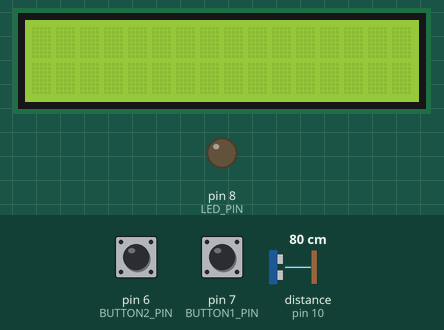
This sketch was run on a simulated Arduino Uno, built with avr-gcc and run on an emulated ATmega328P. On the bench: 16×2 character LCD, output pins drawn as LEDs (lit = HIGH). Dashed ring = blinking. The test bench sets the inputs (shaded band); at power-on: pin 6 (BUTTON2_PIN) HIGH, pin 7 (BUTTON1_PIN) HIGH, distance to the obstacle (sensor on pin 10) 80 cm. The echo pulse lasts 58.3 µs per cm; pins used as bus, display or sensor lines are not drawn.

Above: at 1.2 s.
1.3 s: pin 6 (BUTTON2_PIN) pulled LOW for 0.15 s
At 2.1 s:
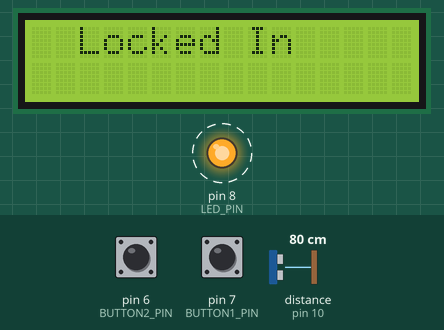
4.3 s: pin 7 (BUTTON1_PIN) pulled LOW for 0.15 s
At 5.6 s:
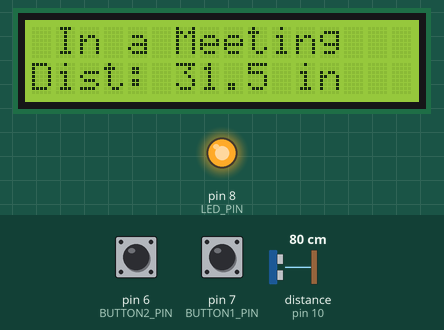
6.1 s: pin 7 (BUTTON1_PIN) pulled LOW for 1 s
At 7.0 s:
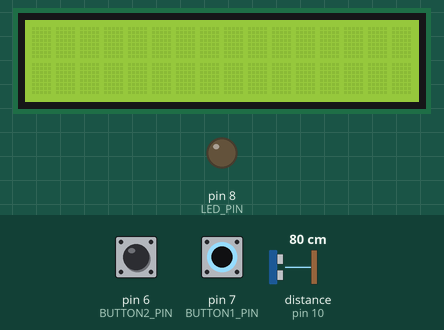
8.6 s: pin 7 (BUTTON1_PIN) pulled LOW for 3.2 s
At 8.78 s:
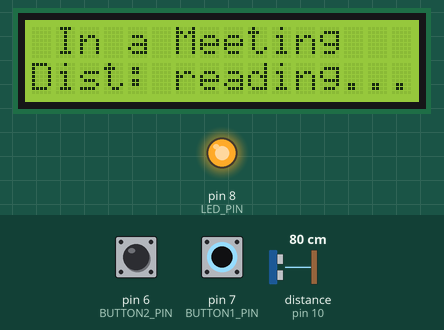
13.3 s: distance to the obstacle (sensor on pin 10) set to 2 cm
At 15.3 s:
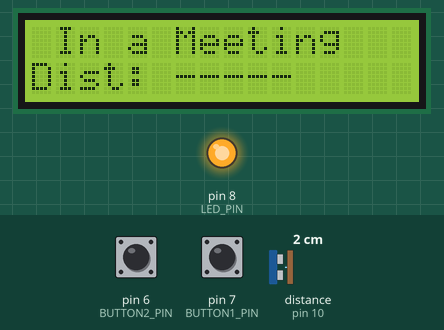
15.9 s: distance to the obstacle (sensor on pin 10) set to 4 cm
At 16.4 s:
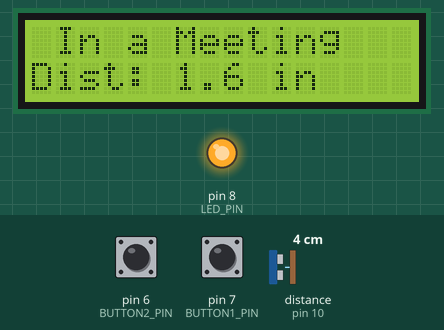
Timing chart, 0 to 18.4 s (numbered marks = the images above; inputs shaded):
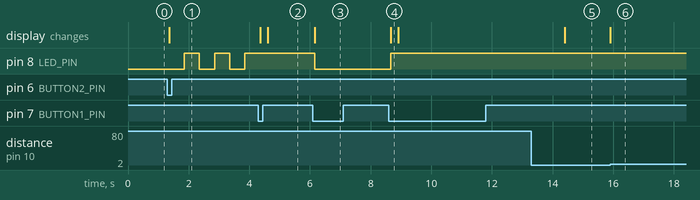

The sketch:

desk_status_indicator.ino
```cpp
// include the library
#include <LiquidCrystal.h>

// Creates an LCD object. Parameters: (rs, enable, d4, d5, d6, d7)
LiquidCrystal lcd(12, 11, 5, 4, 3, 2);

const int BUTTON1_PIN    = 7;
const int BUTTON2_PIN    = 6;
const int LED_PIN        = 8;
const int TRIG_PIN       = 9;
const int ECHO_PIN       = 10;

const int FLASH_INTERVAL = 500;  // ms between LED toggles when flashing
const int DIST_INTERVAL  = 250;  // ms between distance reads

enum State { OFF, ON_CALL, LOCKED_IN };
State currentState = OFF;

bool lastButton1 = HIGH;
bool lastButton2 = HIGH;

unsigned long lastFlashTime = 0;
unsigned long lastDistTime  = 0;
bool ledOn = false;

float lastValidInches = -1;
int   missCnt         = 0;
const int MAX_MISSES  = 5; // show "-----" only after this many consecutive misses

void showOff() {
  lcd.clear();
  digitalWrite(LED_PIN, LOW);
  ledOn = false;
}

void showOnCall() {
  lcd.clear();
  lcd.print(" In a Meeting   ");
  lcd.setCursor(0, 1);
  lcd.print("Dist: reading...");
  digitalWrite(LED_PIN, HIGH);
  ledOn = true;
}

void showLockedIn() {
  lcd.clear();
  lcd.print("  Locked In     ");
  digitalWrite(LED_PIN, LOW);
  ledOn = false;
  lastFlashTime = millis();
}

float readDistanceInches() {
  // Send 10µs trigger pulse
  digitalWrite(TRIG_PIN, LOW);
  delayMicroseconds(2);
  digitalWrite(TRIG_PIN, HIGH);
  delayMicroseconds(10);
  digitalWrite(TRIG_PIN, LOW);

  // Measure how long the echo pin stays HIGH (timeout after 38ms covers full 400cm range)
  long duration = pulseIn(ECHO_PIN, HIGH, 38000);

  // duration / 148 converts microseconds to inches (speed of sound)
  return duration / 148.0;
}

void updateDistance() {
  float inches = readDistanceInches();

  lcd.setCursor(0, 1);
  if (inches >= 0.8 && inches <= 157) {
    lastValidInches = inches;
    missCnt = 0;
    lcd.print("Dist: ");
    lcd.print(inches, 1);
    lcd.print(" in      "); // trailing spaces clear stale characters
  } else {
    missCnt++;
    if (missCnt < MAX_MISSES && lastValidInches > 0) {
      // Hold last good reading while glitching — avoids flicker
      lcd.print("Dist: ");
      lcd.print(lastValidInches, 1);
      lcd.print(" in      ");
    } else {
      lcd.print("Dist: -----      ");
    }
  }
}

void setup() {
  lcd.begin(16, 2);

  pinMode(BUTTON1_PIN, INPUT_PULLUP);
  pinMode(BUTTON2_PIN, INPUT_PULLUP);
  pinMode(LED_PIN, OUTPUT);

  pinMode(TRIG_PIN, OUTPUT);
  pinMode(ECHO_PIN, INPUT);

  showOff();
}

void loop() {
  bool b1 = digitalRead(BUTTON1_PIN);
  bool b2 = digitalRead(BUTTON2_PIN);

  // Button 1 — On a Call
  if (b1 == LOW && lastButton1 == HIGH) {
    delay(50); // debounce
    if (currentState == ON_CALL) {
      currentState = OFF;
      showOff();
    } else {
      currentState = ON_CALL;
      showOnCall();
      lastDistTime = millis();
    }
  }

  // Button 2 — Locked In
  if (b2 == LOW && lastButton2 == HIGH) {
    delay(50); // debounce
    if (currentState == LOCKED_IN) {
      currentState = OFF;
      showOff();
    } else {
      currentState = LOCKED_IN;
      showLockedIn();
    }
  }

  // Flash LED when Locked In
  if (currentState == LOCKED_IN) {
    unsigned long now = millis();
    if (now - lastFlashTime >= FLASH_INTERVAL) {
      ledOn = !ledOn;
      digitalWrite(LED_PIN, ledOn ? HIGH : LOW);
      lastFlashTime = now;
    }
  }

  // Update distance on second line when On a Call
  if (currentState == ON_CALL) {
    unsigned long now = millis();
    if (now - lastDistTime >= DIST_INTERVAL) {
      updateDistance();
      lastDistTime = now;
    }
  }

  lastButton1 = b1;
  lastButton2 = b2;
}
```

Measured:
- after the input at 1.3 s, pin 8 (LED_PIN): alternates HIGH for 0.50 s and LOW for 0.50 s, starting after 0.55 s; the display: changes after 0.05 s (image 1)
- after the input at 4.3 s, pin 8 (LED_PIN): stops changing and stays HIGH; the display: first changes after 0.06 s (image 2 shows a later state)
- after the input at 6.1 s, pin 8 (LED_PIN): HIGH → LOW after 0.05 s; the display: changes after 0.05 s (image 3)
- after the input at 8.6 s, pin 8 (LED_PIN): LOW → HIGH after 0.06 s; the display: changes after 0.06 s (image 4)
- after the input at 13.3 s, the display: changes after 1.1 s (image 5)
- after the input at 15.9 s, the display: changes at once (image 6)
